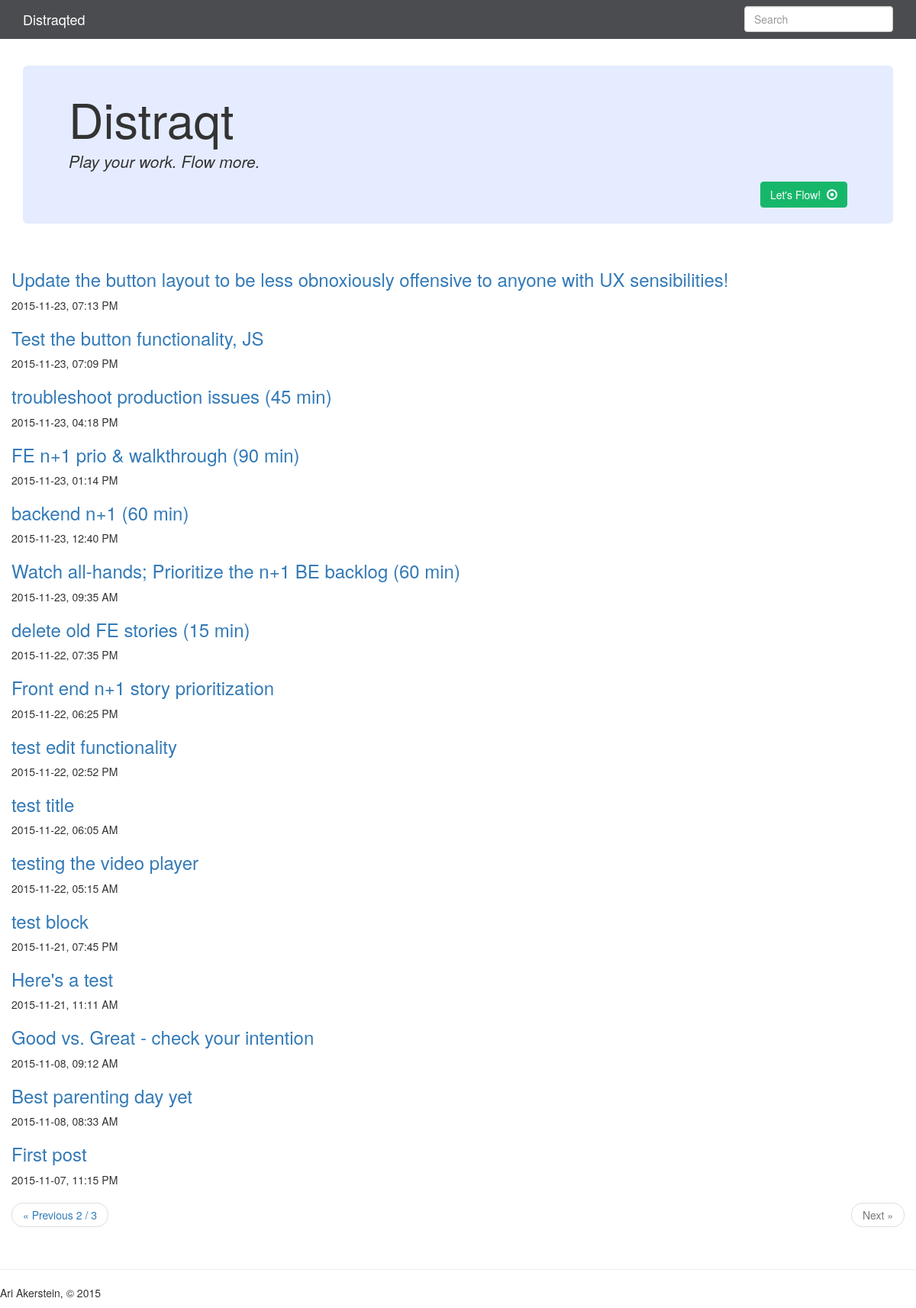
/?page=3, run on the app's committed database.
### app.py (models this page shows, shortened)
class Entry(flask_db.Model):
    title = CharField()
    slug = CharField(unique=True)
    content = TextField()
    published = BooleanField(index=True)
    timestamp = DateTimeField(default=datetime.datetime.now, index=True)
    @classmethod
    def public(cls):
        return Entry.select().where(Entry.published == True)

### app.py (the view)
@app.route('/')
def index():
    search_query = request.args.get('q')
    if search_query:
        query = Entry.search(search_query)
    else:
        query = Entry.public().order_by(Entry.timestamp.desc())
    return object_list(
        'index.html',
        query,
        search=search_query,
        check_bounds=False)

### app.py (called while the page is built)
@app.template_filter('clean_querystring')
def clean_querystring(request_args, *keys_to_remove, **new_values):
    querystring = dict((key, value) for key, value in request_args.items())
    for key in keys_to_remove:
        querystring.pop(key, None)
    querystring.update(new_values)
    return urllib.urlencode(querystring)

### templates/index.html (shortened to what this page needs)
{% extends "base.html" %}
{% block content %}
  {% for entry in object_list %}
    {% if search %}
      {% set entry = entry.entry %}
    {% endif %}
    <h3>
      <a href="{% if entry.published %}{{ url_for('detail', slug=entry.slug) }}{% else %}{{ url_for('edit', slug=entry.slug) }}{% endif %}">
        {{ entry.title }}
      </a>
    </h3>
    <p>{{ entry.timestamp.strftime('%Y-%m-%d, %I:%M %p') }}</p>
  {% else %}
    <p>No entries have been created yet.</p>
  {% endfor %}
  {% include "includes/pagination.html" %}
{% endblock %}

### data on the page
Entry: title "Update the button layout to be less obnoxiously offensive to anyone with UX sensibilities!", timestamp "2015-11-23, 07:13 PM"
Entry: title "Test the button functionality, JS", timestamp "2015-11-23, 07:09 PM"
Entry: title "troubleshoot production issues (45 min)", timestamp "2015-11-23, 04:18 PM"
Entry: title "FE n+1 prio & walkthrough (90 min)", timestamp "2015-11-23, 01:14 PM"
Entry: title "backend n+1 (60 min)", timestamp "2015-11-23, 12:40 PM"
Entry: title "Watch all-hands; Prioritize the n+1 BE backlog (60 min)", timestamp "2015-11-23, 09:35 AM"
Entry: title "delete old FE stories (15 min)", timestamp "2015-11-22, 07:35 PM"
Entry: title "Front end n+1 story prioritization", timestamp "2015-11-22, 06:25 PM"
Entry: title "test edit functionality", timestamp "2015-11-22, 02:52 PM"
Entry: title "test title", timestamp "2015-11-22, 06:05 AM"
Entry: title "testing the video player", timestamp "2015-11-22, 05:15 AM"
Entry: title "test block", timestamp "2015-11-21, 07:45 PM"
Entry: title "Here's a test", timestamp "2015-11-21, 11:11 AM"
Entry: title "Good vs. Great - check your intention", timestamp "2015-11-08, 09:12 AM"
Entry: title "Best parenting day yet", timestamp "2015-11-08, 08:33 AM"
Entry: title "First post", timestamp "2015-11-07, 11:15 PM"

### other printed values
{{ pagination.get_page() - 1 }} "2"
{{ pagination.get_page_count() }} "3"
